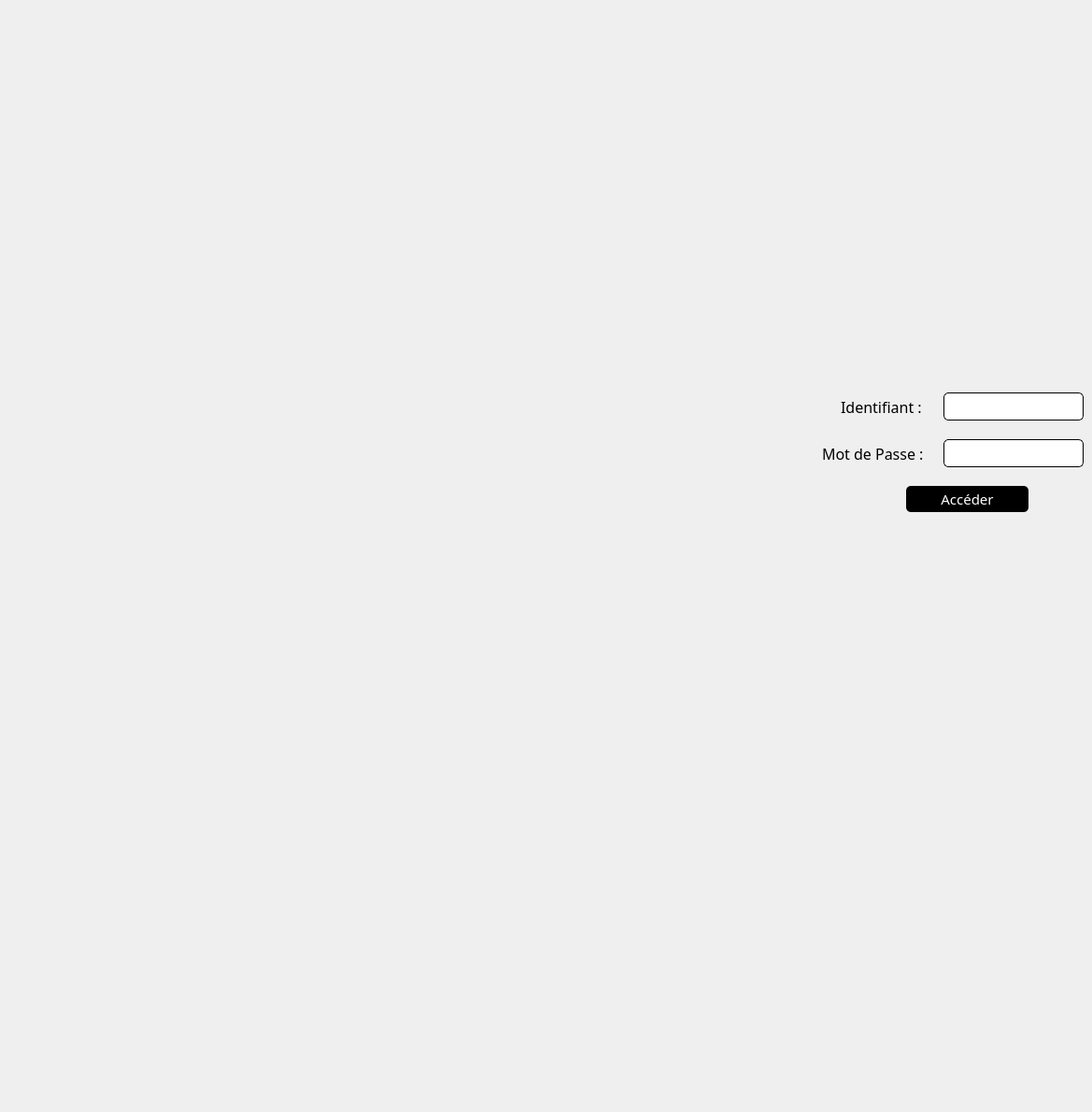
    <widget class="QWidget" name="tab_Accueil">
     <attribute name="title">
      <string>Page d'Accueil</string>
     </attribute>
     <widget class="QLabel" name="backgroundAccueil">
      <property name="geometry">
       <rect>
        <x>0</x>
        <y>-350</y>
        <width>751</width>
        <height>1181</height>
       </rect>
      </property>
      <property name="font">
       <font>
        <pointsize>1</pointsize>
       </font>
      </property>
      <property name="text">
       <string/>
      </property>
      <property name="pixmap">
       <pixmap resource="ressources.qrc">:/ressources/Plan de travail 35.png</pixmap>
      </property>
     </widget>
     <widget class="QLabel" name="label">
      <property name="geometry">
       <rect>
        <x>930</x>
        <y>170</y>
        <width>201</width>
        <height>211</height>
       </rect>
      </property>
      <property name="text">
       <string/>
      </property>
      <property name="pixmap">
       <pixmap resource="ressources.qrc">:/ressources/id.png</pixmap>
      </property>
     </widget>
     <widget class="QLabel" name="texteIdentifiantAccueil">
      <property name="geometry">
       <rect>
        <x>900</x>
        <y>420</y>
        <width>91</width>
        <height>31</height>
       </rect>
      </property>
      <property name="font">
       <font>
        <family>Calibri Light</family>
        <pointsize>12</pointsize>
        <italic>false</italic>
        <underline>false</underline>
       </font>
      </property>
      <property name="text">
       <string>Identifiant :</string>
      </property>
     </widget>
     <widget class="QLineEdit" name="identifiantAccueil">
      <property name="geometry">
       <rect>
        <x>1010</x>
        <y>420</y>
        <width>150</width>
        <height>30</height>
       </rect>
      </property>
      <property name="font">
       <font>
        <family>Calibri Light</family>
        <pointsize>11</pointsize>
       </font>
      </property>
      <property name="styleSheet">
       <string notr="true">border: 1px solid black;
border-radius: 5px;</string>
      </property>
     </widget>
     <widget class="QLabel" name="texteMotDePasseAccueil">
      <property name="geometry">
       <rect>
        <x>880</x>
        <y>470</y>
        <width>121</width>
        <height>31</height>
       </rect>
      </property>
      <property name="font">
       <font>
        <family>Calibri Light</family>
        <pointsize>12</pointsize>
        <italic>false</italic>
        <underline>false</underline>
       </font>
      </property>
      <property name="text">
       <string>Mot de Passe :</string>
      </property>
     </widget>
     <widget class="QLineEdit" name="motDePasseAccueil">
      <property name="geometry">
       <rect>
        <x>1010</x>
        <y>470</y>
        <width>150</width>
        <height>30</height>
       </rect>
      </property>
      <property name="font">
       <font>
        <family>Calibri Light</family>
        <pointsize>11</pointsize>
       </font>
      </property>
      <property name="styleSheet">
       <string notr="true">border: 1px solid black;
border-radius: 5px;</string>
      </property>
     </widget>
     <widget class="QPushButton" name="pushButton_acceder">
      <property name="geometry">
       <rect>
        <x>970</x>
        <y>520</y>
        <width>131</width>
        <height>28</height>
       </rect>
      </property>
      <property name="font">
       <font>
        <family>Calibri Light</family>
        <pointsize>11</pointsize>
       </font>
      </property>
      <property name="styleSheet">
       <string notr="true">border-radius: 5px;
background-color: rgb(0, 0, 0);
color: rgb(255, 255, 255);
</string>
      </property>
      <property name="text">
       <string>Accéder</string>
      </property>
     </widget>
    </widget>
